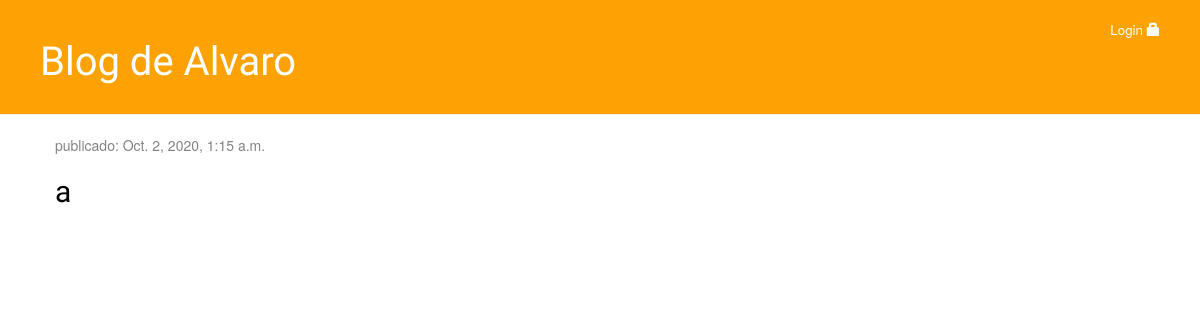
/, run on an earlier commit of the app's database.
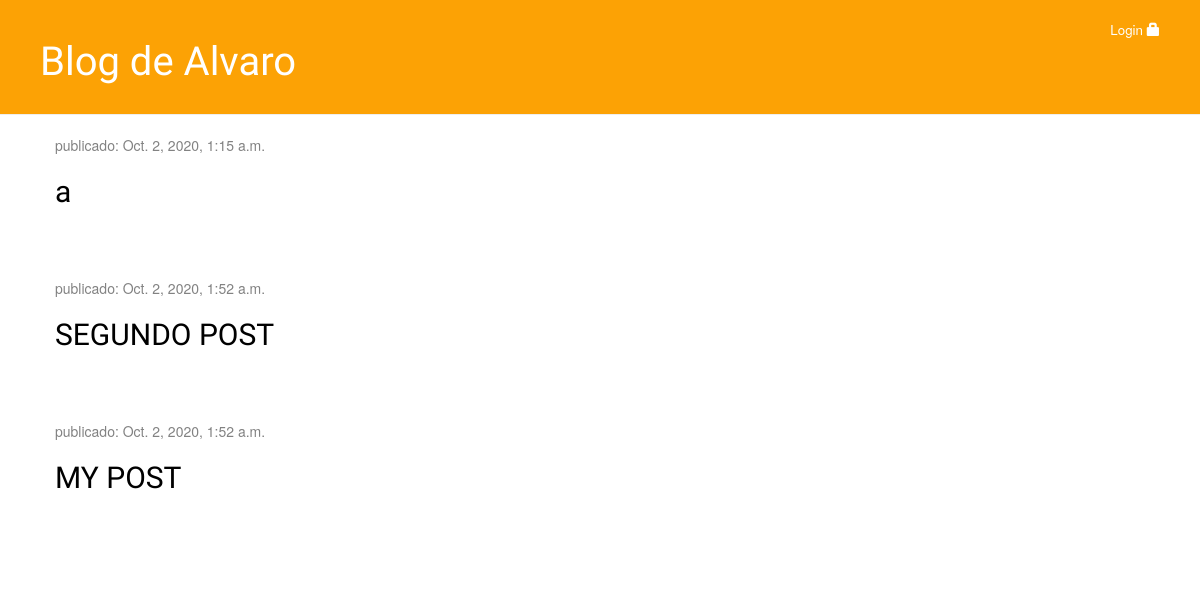
And on a later commit of the database.
### blog/models.py (models this page shows, shortened)
class Post(models.Model):
    author = models.ForeignKey('auth.User', on_delete=models.CASCADE)
    title = models.CharField(max_length=200)
    text = models.TextField()
    created_date = models.DateTimeField(
            default=timezone.now)
    published_date = models.DateTimeField(
            blank=True, null=True)

### blog/views.py (the view)
# urls.py: path('', views.post_list, name='post_list'),
def post_list(request):
    posts = Post.objects.filter(published_date__lte=timezone.now()).order_by('published_date')
    return render(request, 'blog/post_list.html', {'posts': posts})

### blog/templates/blog/post_list.html
{% extends 'blog/base.html' %}
{% block content %}
    {% for post in posts %}
        <div class="post">
            <div class="date">
                <p>publicado: {{ post.published_date }}</p>
            </div>
            <h2><a href="{% url 'post_detail' pk=post.pk %}">{{ post.title }}</a></h2>
        </div>
    {% endfor %}
{% endblock %}

What changed in the data, as far as the page shows it:
now on this page (row edited): Post: published_date "Oct. 2, 2020, 1:52 a.m.", title "SEGUNDO POST"
now on this page (row edited): Post: published_date "Oct. 2, 2020, 1:52 a.m.", title "MY POST"
